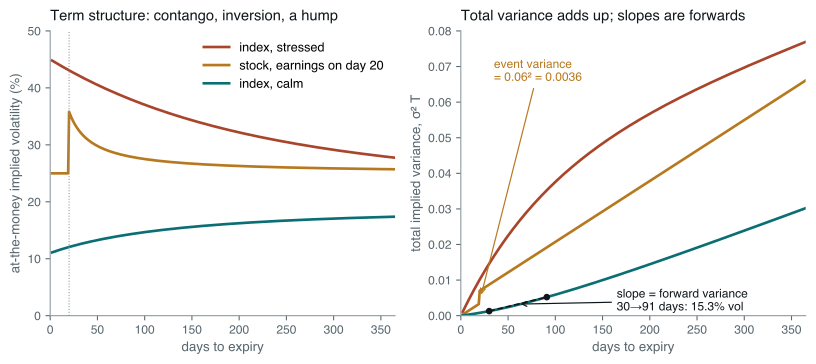

Generate this figure with Python:
# The term structure of implied volatility, and why total variance is the
# natural coordinate for it.
#
#   Left  — at-the-money implied volatility against expiry in three settings: a
#           calm index market (upward sloping), a stressed one (inverted), and a
#           single stock with an earnings announcement 20 days out (a hump that
#           appears only for expiries after the event).
#   Right — the same curves as total implied variance, sigma^2 * T. Total
#           variance adds up over time, so the slope of each curve is the
#           forward variance the market prices for that interval, and an event
#           appears as a vertical step of known size.
#
# The index curves use the expected integrated variance of a mean-reverting
# variance process; the stock curve is a flat 25% plus one event whose move has
# a standard deviation of 6%. Prints the forward volatilities and the implied
# event move quoted in the text.
#
# Run standalone:  uv run --no-project --with matplotlib,numpy python <path>

import math
import os

os.environ.setdefault("SOURCE_DATE_EPOCH", "1735689600")

import matplotlib

matplotlib.use("Agg")
matplotlib.rcParams["svg.fonttype"] = "path"
matplotlib.rcParams["svg.hashsalt"] = "iv_term"
matplotlib.rcParams["font.family"] = ["Helvetica", "Arial", "DejaVu Sans"]

from pathlib import Path

import matplotlib.pyplot as plt
import numpy as np

INK = "#10171B"
MUTED = "#58666E"
TEAL = "#0B6E75"
RUST = "#A8452B"
GREY = "#8A979D"
GOLD = "#B7791F"

KAPPA, THETA = 4.0, 0.19**2
EVENT_DAY, EVENT_SD, BASE = 20, 0.06, 0.25


def total_variance_index(days: np.ndarray, v0: float) -> np.ndarray:
    t = np.asarray(days, dtype=float) / 365
    return THETA * t + (v0 - THETA) * (1 - np.exp(-KAPPA * t)) / KAPPA


def total_variance_stock(days: np.ndarray) -> np.ndarray:
    t = np.asarray(days, dtype=float) / 365
    return BASE**2 * t + EVENT_SD**2 * (np.asarray(days) >= EVENT_DAY)


def iv(w: np.ndarray, days: np.ndarray) -> np.ndarray:
    return np.sqrt(w / (np.asarray(days, dtype=float) / 365))


def style(ax) -> None:
    ax.tick_params(labelsize=9, colors=MUTED)
    for side in ("top", "right"):
        ax.spines[side].set_visible(False)
    for side in ("left", "bottom"):
        ax.spines[side].set_color(GREY)


def main() -> None:
    days = np.arange(2, 366, dtype=float)
    calm = total_variance_index(days, 0.11**2)
    stressed = total_variance_index(days, 0.45**2)
    stock = total_variance_stock(days)

    fig, (axL, axR) = plt.subplots(1, 2, figsize=(8.6, 3.9))
    for w, color, label in (
        (stressed, RUST, "index, stressed"),
        (stock, GOLD, "stock, earnings on day 20"),
        (calm, TEAL, "index, calm"),
    ):
        axL.plot(days, 100 * iv(w, days), color=color, lw=2.0, label=label)
    axL.axvline(EVENT_DAY, color=GREY, lw=0.8, ls=":")
    axL.set_xlim(0, 365)
    axL.set_ylim(0, 50)
    axL.set_xlabel("days to expiry", fontsize=10, color=MUTED)
    axL.set_ylabel("at-the-money implied volatility (%)", fontsize=10, color=MUTED)
    axL.set_title("Term structure: contango, inversion, a hump", fontsize=11, color=INK, loc="left", pad=8)
    axL.legend(frameon=False, fontsize=9.5, loc="upper right")
    style(axL)

    axR.plot(days, stressed, color=RUST, lw=2.0)
    axR.plot(days, stock, color=GOLD, lw=2.0)
    axR.plot(days, calm, color=TEAL, lw=2.0)
    axR.annotate(
        "event variance\n= 0.06² = 0.0036",
        xy=(EVENT_DAY + 1, BASE**2 * EVENT_DAY / 365 + EVENT_SD**2 / 2),
        xytext=(35, 0.066),
        fontsize=9,
        color=GOLD,
        arrowprops=dict(arrowstyle="->", color=GOLD, lw=0.9),
    )
    a, b = 30.0, 91.0
    wa, wb = (
        float(total_variance_index(np.array([a]), 0.11**2)[0]),
        float(total_variance_index(np.array([b]), 0.11**2)[0]),
    )
    axR.plot([a, b], [wa, wb], color=INK, lw=1.2, ls="--")
    axR.plot([a, b], [wa, wb], "o", color=INK, ms=4)
    fwd = math.sqrt((wb - wa) / ((b - a) / 365))
    axR.annotate(
        f"slope = forward variance\n30→91 days: {100 * fwd:.1f}% vol",
        xy=(0.5 * (a + b), 0.5 * (wa + wb)),
        xytext=(165, 0.0015),
        fontsize=9,
        color=INK,
        arrowprops=dict(arrowstyle="->", color=INK, lw=0.9),
    )
    axR.set_xlim(0, 365)
    axR.set_ylim(0, 0.08)
    axR.set_xlabel("days to expiry", fontsize=10, color=MUTED)
    axR.set_ylabel("total implied variance, σ² T", fontsize=10, color=MUTED)
    axR.set_title("Total variance adds up; slopes are forwards", fontsize=11, color=INK, loc="left", pad=8)
    style(axR)

    fig.tight_layout()
    out = Path(__file__).with_suffix("")
    for ext in ("pdf", "svg"):
        fig.savefig(f"{out}.{ext}", transparent=True, bbox_inches="tight")

    grid = np.array([7, 30, 60, 91, 182, 365], dtype=float)
    for name, v0 in (("calm", 0.11**2), ("stressed", 0.45**2)):
        w = total_variance_index(grid, v0)
        print(f"{name}: " + ", ".join(f"{int(d)}d {100 * v:.1f}%" for d, v in zip(grid, iv(w, grid))))
    print(f"calm forward vol 30->91: {100 * fwd:.2f}%")
    w = total_variance_stock(np.array([19.0, 21.0, 30.0, 60.0, 91.0]))
    print(
        "stock: "
        + ", ".join(
            f"{int(d)}d {100 * v:.2f}%"
            for d, v in zip((19, 21, 30, 60, 91), iv(w, np.array([19.0, 21.0, 30.0, 60.0, 91.0])))
        )
    )

    # Worked forward and event examples used in the text.
    f12 = math.sqrt((0.22**2 * 2 - 0.20**2 * 1) / 1)
    print(f"1M at 20%, 2M at 22% -> 1M-2M forward vol {100 * f12:.2f}%")
    t_after, t_before = 28 / 365, 14 / 365
    w_after = float(total_variance_stock(np.array([28.0]))[0])
    w_before = float(total_variance_stock(np.array([14.0]))[0])
    iv_after, iv_before = math.sqrt(w_after / t_after), math.sqrt(w_before / t_before)
    ev = w_after - w_before - iv_before**2 * (t_after - t_before)
    print(
        f"14d IV {100 * iv_before:.2f}%, 28d IV {100 * iv_after:.2f}%, event variance recovered {ev:.5f}, event sd {100 * math.sqrt(ev):.2f}%, mean abs move {100 * math.sqrt(ev) * math.sqrt(2 / math.pi):.2f}%"
    )
    w30 = 0.40**2 * 30 / 365
    base = 0.25**2 * 30 / 365
    ev2 = w30 - base
    print(
        f"30d IV 40% with base 25%: event variance {ev2:.5f}, sd {100 * math.sqrt(ev2):.2f}%, mean abs {100 * math.sqrt(ev2) * math.sqrt(2 / math.pi):.2f}%"
    )


main()
